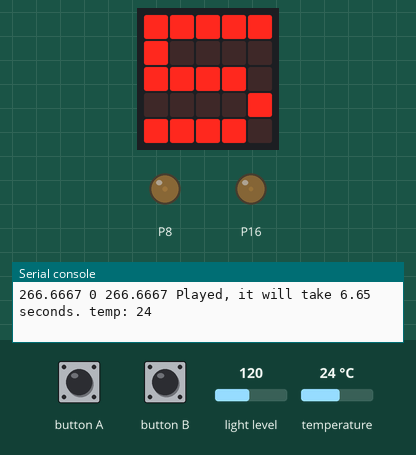
Bench run of a program on a simulated BBC micro:bit running MicroPython. Shown: the board's 5×5 LED display, output pins drawn as LEDs (lit = HIGH), the last lines printed to the serial console. The test bench sets the inputs (shaded band); at power-on: light level 120, temperature 24 °C.

Above: at 1.22 s.
1.3 s: light level set to 5
4.4 s: temperature set to 12 °C
At 7.1 s:
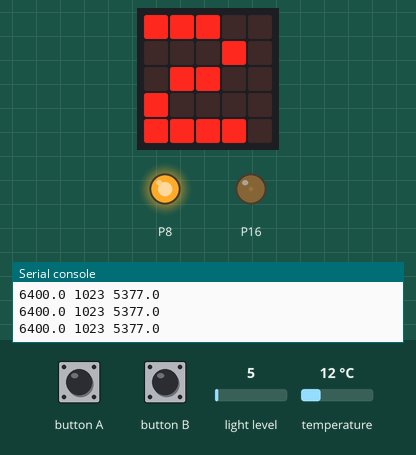
7.4 s: light level set to 64
At 8.2 s:
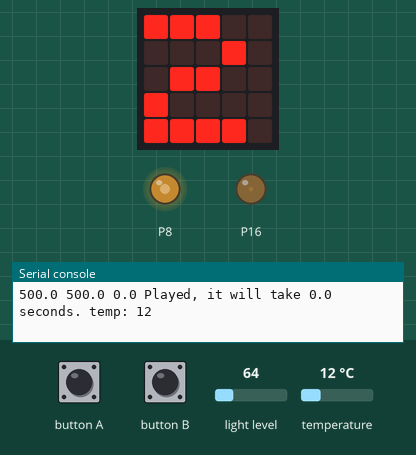
8.9 s: button A pressed for 0.15 s
Timing chart, 0 to 11.5 s (numbered marks = the images above; inputs shaded):
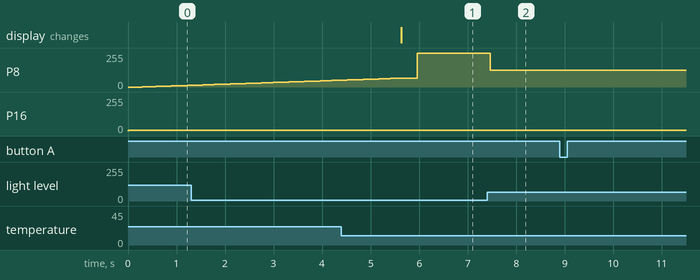

The program:

main.py
```python
from microbit import *
display.clear()
old_level=0
light_level=0
timer1=0
forcetemp=0
fan=0

while True:
    if button_a.was_pressed():
        temp=int(input("temp: "))
        forcetemp=1
    if button_b.was_pressed():
        forcetemp=0
    timer1+=1
    # print(timer1)
    # display.scroll(display.read_light_level()) #255
    if timer1==100:
        light_level=float(1600/(display.read_light_level()/20))
        CAmount=max([light_level-old_level, old_level-light_level])
        print(light_level, old_level, CAmount, end="")
        if (light_level)<=1023:
            print(" Played, it will take", (int(CAmount)*50)/2000, "seconds.", "temp:", temp)
            for i in range(int(CAmount)):
                if light_level-old_level<0:
                    pin8.write_analog(old_level-i)
                else:
                    pin8.write_analog(old_level+i)
                if old_level!=1023:
                    sleep(20)
            old_level=light_level
        else:
            print("")
            if old_level<1023:
                for i in range(int(1023-old_level)):
                    pin8.write_analog(old_level+i)
            if old_level>=1023:
                for i in range(int(old_level-1023)):
                    pin8.write_analog(old_level-i)
            old_level=1023
            # pin8.write_analog(light_level)
        timer1=0
    if forcetemp==0:
        temp=temperature()
    templevel = temp//(22/5)
    display.show(int(templevel))

    pin16.set_analog_period(20)
    degree0 = int(1024 / 20 *0.6)
    degree90 = int(1024 / 20 *1.5)
    if templevel>7 and fan == 0:
        pin16.write_analog(degree90)
        fan=1
        sleep(500)
        pin16.write_analog(degree0)
    elif templevel<=7:
        pin16.write_analog(degree0)
        fan=0
```

Measured:
- after the input at 4.4 s, the display: changes after 1.2 s (image 1)
- after the input at 7.4 s, P8: 255/255 → 125/255 after 0.07 s
